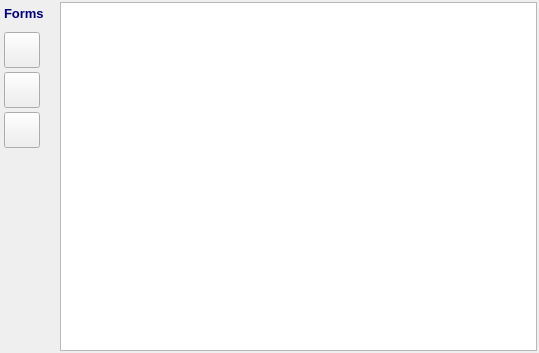
<?xml version="1.0" encoding="UTF-8"?>
<ui version="4.0">
 <class>FormsWdg</class>
 <widget class="QWidget" name="FormsWdg">
  <property name="geometry">
   <rect>
    <x>0</x>
    <y>0</y>
    <width>539</width>
    <height>353</height>
   </rect>
  </property>
  <property name="windowTitle">
   <string>Questionnaires</string>
  </property>
  <layout class="QHBoxLayout" name="horizontalLayout">
   <property name="spacing">
    <number>2</number>
   </property>
   <property name="leftMargin">
    <number>2</number>
   </property>
   <property name="topMargin">
    <number>2</number>
   </property>
   <property name="rightMargin">
    <number>2</number>
   </property>
   <property name="bottomMargin">
    <number>2</number>
   </property>
   <item>
    <widget class="QWidget" name="widget" native="true">
     <property name="minimumSize">
      <size>
       <width>56</width>
       <height>0</height>
      </size>
     </property>
     <property name="maximumSize">
      <size>
       <width>56</width>
       <height>16777215</height>
      </size>
     </property>
     <widget class="QToolButton" name="tbDel">
      <property name="geometry">
       <rect>
        <x>2</x>
        <y>70</y>
        <width>36</width>
        <height>36</height>
       </rect>
      </property>
      <property name="toolTip">
       <string>Delete a questionnaire</string>
      </property>
      <property name="text">
       <string/>
      </property>
      <property name="icon">
       <iconset resource="fingram.qrc">
        <normaloff>:/resources/delete.png</normaloff>:/resources/delete.png</iconset>
      </property>
      <property name="iconSize">
       <size>
        <width>24</width>
        <height>24</height>
       </size>
      </property>
     </widget>
     <widget class="QLabel" name="label_2">
      <property name="geometry">
       <rect>
        <x>2</x>
        <y>4</y>
        <width>52</width>
        <height>13</height>
       </rect>
      </property>
      <property name="text">
       <string>&lt;html&gt;&lt;head/&gt;&lt;body&gt;&lt;p&gt;&lt;span style=&quot; font-size:10pt; font-weight:600; color:#00007f;&quot;&gt;Forms&lt;/span&gt;&lt;/p&gt;&lt;/body&gt;&lt;/html&gt;</string>
      </property>
     </widget>
     <widget class="QToolButton" name="tbEdit">
      <property name="geometry">
       <rect>
        <x>2</x>
        <y>110</y>
        <width>36</width>
        <height>36</height>
       </rect>
      </property>
      <property name="toolTip">
       <string>Edit a questionnaire</string>
      </property>
      <property name="text">
       <string/>
      </property>
      <property name="icon">
       <iconset resource="fingram.qrc">
        <normaloff>:/resources/edit.png</normaloff>:/resources/edit.png</iconset>
      </property>
      <property name="iconSize">
       <size>
        <width>24</width>
        <height>24</height>
       </size>
      </property>
     </widget>
     <widget class="QToolButton" name="tbAdd">
      <property name="geometry">
       <rect>
        <x>2</x>
        <y>30</y>
        <width>36</width>
        <height>36</height>
       </rect>
      </property>
      <property name="toolTip">
       <string>Add a questionnaire</string>
      </property>
      <property name="text">
       <string/>
      </property>
      <property name="icon">
       <iconset resource="fingram.qrc">
        <normaloff>:/resources/add.png</normaloff>:/resources/add.png</iconset>
      </property>
      <property name="iconSize">
       <size>
        <width>24</width>
        <height>24</height>
       </size>
      </property>
     </widget>
    </widget>
   </item>
   <item>
    <widget class="QTableView" name="tvForm">
     <property name="editTriggers">
      <set>QAbstractItemView::NoEditTriggers</set>
     </property>
    </widget>
   </item>
  </layout>
 </widget>
 <tabstops>
  <tabstop>tvForm</tabstop>
  <tabstop>tbAdd</tabstop>
  <tabstop>tbDel</tabstop>
  <tabstop>tbEdit</tabstop>
 </tabstops>
 <resources>
  <include location="fingram.qrc"/>
 </resources>
 <connections/>
</ui>
